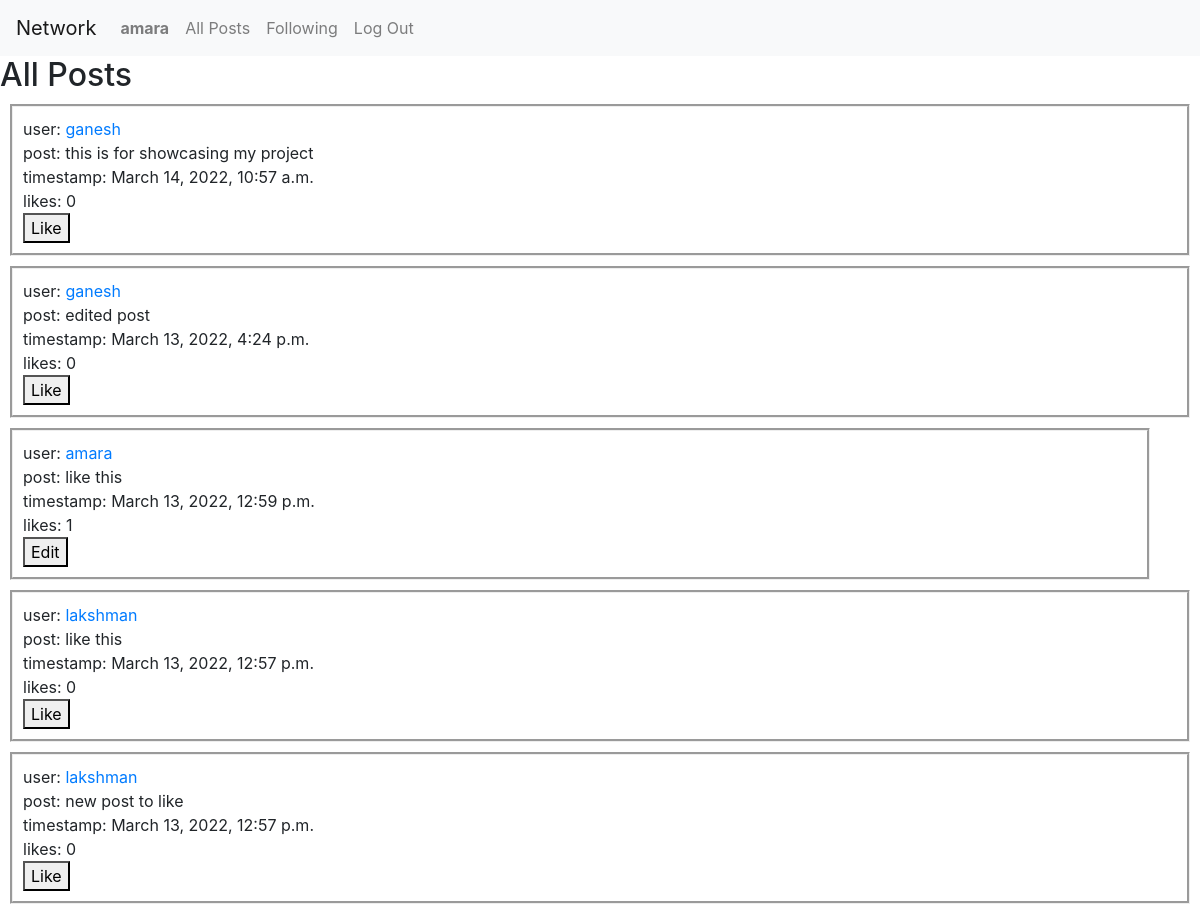
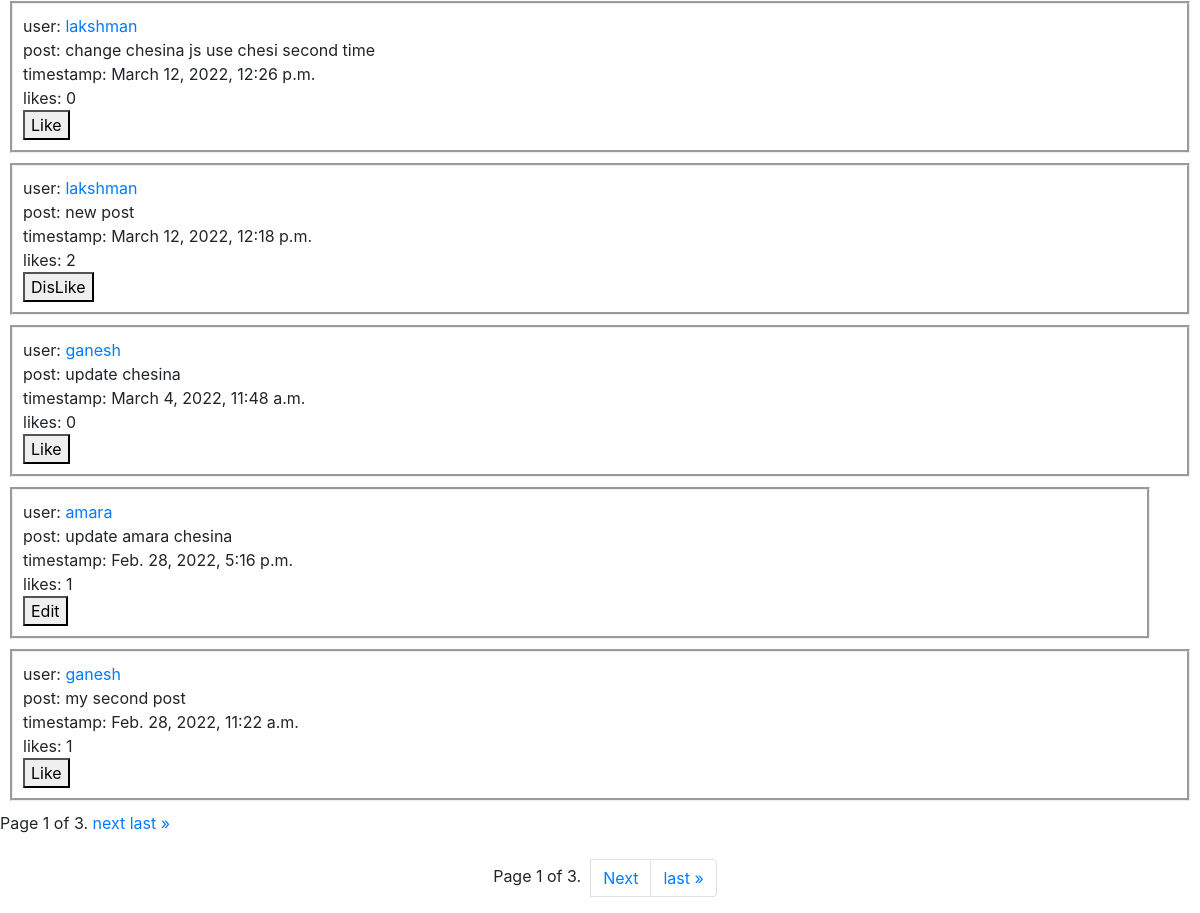
The page /allposts (signed in) on the database its author committed (2 pictures, top to bottom).
### network/models.py (models this page shows, shortened)
class User(AbstractUser):
    followers = models.ManyToManyField('self', symmetrical=False,
                                       blank=True)

class Post(models.Model):
    user = models.ForeignKey(
        User, on_delete=models.CASCADE, null=True, related_name="User")
    post = models.TextField()
    datetime = models.DateTimeField(auto_now_add=True, editable=False)
    likes = models.PositiveIntegerField(default=0)
    def __str__(self):
        return f"post{self.id}"

### network/views.py (the view)
# urls.py: path("allposts", views.allposts, name="allposts"),
def allposts(request):
    objects = Post.objects.all().order_by('-datetime')
    if request.user.is_authenticated:
        likes = Like.objects.filter(user=request.user)
        print(likes)
        likedposts = []
        for like in likes:
            print(like)
            likedposts.append(like.post)
    else:
        likedposts = []
    paginator = Paginator(objects, 10)
    page_number = request.GET.get('page')
    page_obj = paginator.get_page(page_number)
    return render(request, "network/allposts.html", {
        "posts": page_obj,
        "likedposts": likedposts
    })

### network/models.py (called while the page is built)
    def __str__(self):
        return f"{self.user} liked {self.post}"

### network/templates/network/allposts.html (shortened to what this page needs)
{% extends "network/layout.html" %}
{% load static %}
{% block body %}
    <h2>All Posts</h2>
    {% for post in posts %}
    {% if post.user == request.user %}
    <div class="container">
        <div class="posts">
            user: <a href="{% url 'profile' post.user.id %}">{{ post.user }}</a> <br>post: {{ post.post }} <br>timestamp: {{ post.datetime }} <br>likes: {{post.likes}}
            <br>
            <button class="button">Edit</button>
        </div>
    </div>
    {% else %}
    <div class="showposts">
        user: <a href="{% url 'profile' post.user.id %}">{{ post.user }}</a> <br>post: {{ post.post }} <br>timestamp: {{ post.datetime }} <br>likes: {{post.likes}}
            <br>
            {% if request.user.is_authenticated %}
            {% if post in likedposts %}
            <button class="button" value="{{post.id}}">DisLike</button>
            {% else %}
            <button class="button" value="{{post.id}}">Like</button>
            {% endif %}
            {% endif %}
    </div>
    {% endif %}
    {% endfor %}
    <div class="pagination">
        <span class="step-links">
            <span class="current">
                Page {{ posts.number }} of {{ posts.paginator.num_pages }}.
            </span>
            {% if posts.has_next %}
                <a href="?page={{ posts.next_page_number }}">next</a>
                <a href="?page={{ posts.paginator.num_pages }}">last &raquo;</a>
            {% endif %}
        </span>
    </div>
    <br>
    <nav aria-label="Page navigation example">
        <ul class="pagination justify-content-center">
          <div style="padding-left: 10px; padding-top: 5px; padding-right: 10px;"> Page {{ posts.number }} of {{ posts.paginator.num_pages }}. </div>
          {% if posts.has_next %}
          <li class="page-item"><a class="page-link" href="?page={{ posts.next_page_number }}">Next</a></li>
          <li class="page-item"><a class="page-link" href="?page={{ posts.paginator.num_pages }}">last &raquo;</a></li>
          {% endif %}
        </ul>
    </nav>
{% endblock %}

### network/templates/network/layout.html (shortened to what this page needs)
{% load static %}
<!DOCTYPE html>
<html lang="en">
    <head>
        <link rel="stylesheet" href="https://stackpath.bootstrapcdn.com/bootstrap/4.4.1/css/bootstrap.min.css">
        <link href="{% static 'network/styles.css' %}" rel="stylesheet">
    </head>
    <body>
        <nav class="navbar navbar-expand-lg navbar-light bg-light">
            <a class="navbar-brand" href="{% url 'index' %}">Network</a>
            <div>
              <ul class="navbar-nav mr-auto">
                {% if user.is_authenticated %}
                    <li class="nav-item">
                        <a class="nav-link" href="#"><strong>{{ user.username }}</strong></a>
                    </li>
                {% endif %}
                <li class="nav-item">
                  <a id="allposts" class="nav-link" href="{% url 'allposts' %}">All Posts</a>
                </li>
                {% if user.is_authenticated %}
                    <li class="nav-item">
                        <a class="nav-link" href="{% url 'following' %}">Following</a>
                    </li>
                    <li class="nav-item">
                        <a class="nav-link" href="{% url 'logout' %}">Log Out</a>
                    </li>
                {% endif %}
              </ul>
            </div>
          </nav>
        <div class="body">
            {% block body %}
            {% endblock %}
        </div>
    </body>
</html>

### network/static/network/styles.css (style rules this page uses)
.post, .container, .showposts { margin: 10px; border-style: groove; padding-top: 10px; padding-right: 10px; padding-bottom: 10px; padding-left: 10px; }

### rows shown on the page
User: username "amara"
Post: user "ganesh", post "this is for showcasing my project", datetime "March 14, 2022, 10:57 a.m.", likes "0", {{ post.id }} 21 (drawn)
Post: user "ganesh", post "edited post", datetime "March 13, 2022, 4:24 p.m.", likes "0", {{ post.id }} 20 (drawn)
Post: user "amara", post "like this", datetime "March 13, 2022, 12:59 p.m.", likes "1"
Post: user "lakshman", post "like this", datetime "March 13, 2022, 12:57 p.m.", likes "0", {{ post.id }} 18 (drawn)
Post: user "lakshman", post "new post to like", datetime "March 13, 2022, 12:57 p.m.", likes "0", {{ post.id }} 17 (drawn)
Post: user "lakshman", post "change chesina js use chesi second time", datetime "March 12, 2022, 12:26 p.m.", likes "0", {{ post.id }} 16 (drawn)
Post: user "lakshman", post "new post", datetime "March 12, 2022, 12:18 p.m.", likes "2", {{ post.id }} 15 (drawn)
Post: user "ganesh", post "update chesina", datetime "March 4, 2022, 11:48 a.m.", likes "0", {{ post.id }} 14 (drawn)
Post: user "amara", post "update amara chesina", datetime "Feb. 28, 2022, 5:16 p.m.", likes "1"
Post: user "ganesh", post "my second post", datetime "Feb. 28, 2022, 11:22 a.m.", likes "1", {{ post.id }} 12 (drawn)

### other values the page prints
{{ posts.number }} "1"
{{ posts.paginator.num_pages }} "3"
